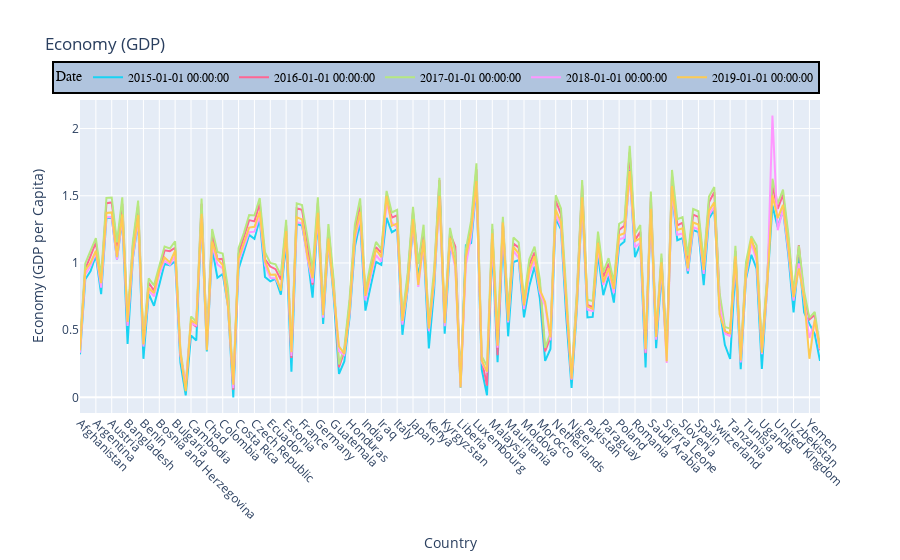

The cell this chart's notebook holds for it:
### Markdown cell above
This chart shows the ranking of happiness for various countries. Let's take a closer look at some of the countries with interesting indicators. You can see that in Syria, the level of happiness dropped dramatically by 2016. Perhaps this is due to the civil war. Russian military intervention in the Syrian Civil War began in September 2015, after an official request by the Syrian government for military aid against rebel groups.  
Another example is Venezuela. In 2016, inflation in this country reached 800 percent, again due to the civil war. Accordingly, the level of happiness of the population has been decreasing every year since 2015

### Code cell
fig = px.line(df_all, 
        title='Economy (GDP)',
        x='Country', 
        y='Economy (GDP per Capita)',
        color='Date')
fig.update_xaxes(tickangle=45)
fig.update_layout(
    legend=dict(
        orientation="h",
        yanchor="bottom",
        xanchor="right",
        y = 1.02,
        x = 1,
        title_font_family="Times New Roman",
        font=dict(
            family="Courier",
            size=12,
            color="black"
        ),
        bgcolor="LightSteelBlue",
        bordercolor="Black",
        borderwidth=2
    )
)

### Figure 1 — Plotly figure (JSON) as saved in the notebook; plotly's stock layout.template omitted (floating-point values rounded to 4 significant figures; data arrays with more than 128 entries replaced by an {"elided": "..."} marker saying what was removed)
{"data": [{"hovertemplate": "Date=2015-01-01 00:00:00<br>Country=%{x}<br>Economy (GDP per Capita)=%{y}<extra></extra>", "legendgroup": "2015-01-01 00:00:00", "line": {"color": "#19d3f3", "dash": "solid"}, "mode": "lines", "name": "2015-01-01 00:00:00", "orientation": "v", "showlegend": true, "type": "scatter", "x": {"elided": "141 str values"}, "xaxis": "x", "y": {"elided": "141 float values"}, "yaxis": "y"}, {"hovertemplate": "Date=2016-01-01 00:00:00<br>Country=%{x}<br>Economy (GDP per Capita)=%{y}<extra></extra>", "legendgroup": "2016-01-01 00:00:00", "line": {"color": "#FF6692", "dash": "solid"}, "mode": "lines", "name": "2016-01-01 00:00:00", "orientation": "v", "showlegend": true, "type": "scatter", "x": {"elided": "141 str values"}, "xaxis": "x", "y": {"elided": "141 float values"}, "yaxis": "y"}, {"hovertemplate": "Date=2017-01-01 00:00:00<br>Country=%{x}<br>Economy (GDP per Capita)=%{y}<extra></extra>", "legendgroup": "2017-01-01 00:00:00", "line": {"color": "#B6E880", "dash": "solid"}, "mode": "lines", "name": "2017-01-01 00:00:00", "orientation": "v", "showlegend": true, "type": "scatter", "x": {"elided": "141 str values"}, "xaxis": "x", "y": {"elided": "141 float values"}, "yaxis": "y"}, {"hovertemplate": "Date=2018-01-01 00:00:00<br>Country=%{x}<br>Economy (GDP per Capita)=%{y}<extra></extra>", "legendgroup": "2018-01-01 00:00:00", "line": {"color": "#FF97FF", "dash": "solid"}, "mode": "lines", "name": "2018-01-01 00:00:00", "orientation": "v", "showlegend": true, "type": "scatter", "x": {"elided": "141 str values"}, "xaxis": "x", "y": {"elided": "141 float values"}, "yaxis": "y"}, {"hovertemplate": "Date=2019-01-01 00:00:00<br>Country=%{x}<br>Economy (GDP per Capita)=%{y}<extra></extra>", "legendgroup": "2019-01-01 00:00:00", "line": {"color": "#FECB52", "dash": "solid"}, "mode": "lines", "name": "2019-01-01 00:00:00", "orientation": "v", "showlegend": true, "type": "scatter", "x": {"elided": "141 str values"}, "xaxis": "x", "y": {"elided": "141 float values"}, "yaxis": "y"}], "layout": {"legend": {"bgcolor": "LightSteelBlue", "bordercolor": "Black", "borderwidth": 2, "font": {"color": "black", "family": "Courier", "size": 12}, "orientation": "h", "title": {"font": {"family": "Times New Roman"}, "text": "Date"}, "tracegroupgap": 0, "x": 1, "xanchor": "right", "y": 1.02, "yanchor": "bottom"}, "title": {"text": "Economy (GDP)"}, "xaxis": {"anchor": "y", "domain": [0, 1], "tickangle": 45, "title": {"text": "Country"}}, "yaxis": {"anchor": "x", "domain": [0, 1], "title": {"text": "Economy (GDP per Capita)"}}}}
